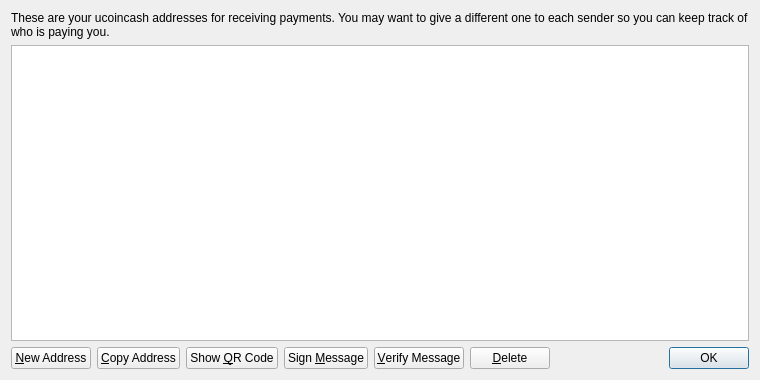
<?xml version="1.0" encoding="UTF-8"?>
<ui version="4.0">
 <class>AddressBookPage</class>
 <widget class="QWidget" name="AddressBookPage">
  <property name="geometry">
   <rect>
    <x>0</x>
    <y>0</y>
    <width>760</width>
    <height>380</height>
   </rect>
  </property>
  <property name="windowTitle">
   <string>Address Book</string>
  </property>
  <property name="styleSheet">
   <string notr="true">background-image: url(:/images/gr);</string>
  </property>
  <layout class="QVBoxLayout" name="verticalLayout">
   <item>
    <widget class="QLabel" name="labelExplanation">
     <property name="text">
      <string>These are your ucoincash addresses for receiving payments. You may want to give a different one to each sender so you can keep track of who is paying you.</string>
     </property>
     <property name="textFormat">
      <enum>Qt::PlainText</enum>
     </property>
     <property name="wordWrap">
      <bool>true</bool>
     </property>
    </widget>
   </item>
   <item>
    <widget class="QTableView" name="tableView">
     <property name="contextMenuPolicy">
      <enum>Qt::CustomContextMenu</enum>
     </property>
     <property name="toolTip">
      <string>Double-click to edit address or label</string>
     </property>
     <property name="tabKeyNavigation">
      <bool>false</bool>
     </property>
     <property name="alternatingRowColors">
      <bool>true</bool>
     </property>
     <property name="selectionMode">
      <enum>QAbstractItemView::SingleSelection</enum>
     </property>
     <property name="selectionBehavior">
      <enum>QAbstractItemView::SelectRows</enum>
     </property>
     <property name="sortingEnabled">
      <bool>true</bool>
     </property>
     <attribute name="verticalHeaderVisible">
      <bool>false</bool>
     </attribute>
    </widget>
   </item>
   <item>
    <layout class="QHBoxLayout" name="horizontalLayout">
     <item>
      <widget class="QPushButton" name="newAddressButton">
       <property name="toolTip">
        <string>Create a new address</string>
       </property>
       <property name="text">
        <string>&amp;New Address</string>
       </property>
       <property name="icon">
        <iconset resource="../bitcoin.qrc">
         <normaloff>:/icons/add</normaloff>:/icons/add</iconset>
       </property>
      </widget>
     </item>
     <item>
      <widget class="QPushButton" name="copyToClipboard">
       <property name="toolTip">
        <string>Copy the currently selected address to the system clipboard</string>
       </property>
       <property name="text">
        <string>&amp;Copy Address</string>
       </property>
       <property name="icon">
        <iconset resource="../bitcoin.qrc">
         <normaloff>:/icons/editcopy</normaloff>:/icons/editcopy</iconset>
       </property>
      </widget>
     </item>
     <item>
      <widget class="QPushButton" name="showQRCode">
       <property name="text">
        <string>Show &amp;QR Code</string>
       </property>
       <property name="icon">
        <iconset resource="../bitcoin.qrc">
         <normaloff>:/icons/qrcode</normaloff>:/icons/qrcode</iconset>
       </property>
      </widget>
     </item>
     <item>
      <widget class="QPushButton" name="signMessage">
       <property name="toolTip">
        <string>Sign a message to prove you own a ucoincash address</string>
       </property>
       <property name="text">
        <string>Sign &amp;Message</string>
       </property>
       <property name="icon">
        <iconset resource="../bitcoin.qrc">
         <normaloff>:/icons/edit</normaloff>:/icons/edit</iconset>
       </property>
      </widget>
     </item>
     <item>
      <widget class="QPushButton" name="verifyMessage">
       <property name="toolTip">
        <string>Verify a message to ensure it was signed with a specified ucoincash address</string>
       </property>
       <property name="text">
        <string>&amp;Verify Message</string>
       </property>
       <property name="icon">
        <iconset resource="../bitcoin.qrc">
         <normaloff>:/icons/transaction_0</normaloff>:/icons/transaction_0</iconset>
       </property>
      </widget>
     </item>
     <item>
      <widget class="QPushButton" name="deleteButton">
       <property name="toolTip">
        <string>Delete the currently selected address from the list</string>
       </property>
       <property name="text">
        <string>&amp;Delete</string>
       </property>
       <property name="icon">
        <iconset resource="../bitcoin.qrc">
         <normaloff>:/icons/remove</normaloff>:/icons/remove</iconset>
       </property>
      </widget>
     </item>
     <item>
      <spacer name="horizontalSpacer">
       <property name="orientation">
        <enum>Qt::Horizontal</enum>
       </property>
       <property name="sizeHint" stdset="0">
        <size>
         <width>40</width>
         <height>20</height>
        </size>
       </property>
      </spacer>
     </item>
     <item>
      <widget class="QDialogButtonBox" name="buttonBox">
       <property name="sizePolicy">
        <sizepolicy hsizetype="Maximum" vsizetype="Fixed">
         <horstretch>0</horstretch>
         <verstretch>0</verstretch>
        </sizepolicy>
       </property>
       <property name="standardButtons">
        <set>QDialogButtonBox::Ok</set>
       </property>
      </widget>
     </item>
    </layout>
   </item>
  </layout>
 </widget>
 <resources>
  <include location="../bitcoin.qrc"/>
 </resources>
 <connections/>
</ui>
